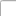
<?xml version="1.0" encoding="UTF-8"?>
<ui version="4.0">
 <class>calculator</class>
 <widget class="QDialog" name="calculator">
  <property name="geometry">
   <rect>
    <x>0</x>
    <y>0</y>
    <width>16</width>
    <height>16</height>
   </rect>
  </property>
  <property name="sizePolicy">
   <sizepolicy hsizetype="Preferred" vsizetype="Preferred">
    <horstretch>0</horstretch>
    <verstretch>0</verstretch>
   </sizepolicy>
  </property>
  <widget class="QWidget" name="centralWidget">
   <widget class="QRadioButton" name="radioButtonSimple">
    <property name="geometry">
     <rect>
      <x>0</x>
      <y>0</y>
      <width>84</width>
      <height>22</height>
     </rect>
    </property>
    <property name="text">
     <string>Обычный</string>
    </property>
   </widget>
   <widget class="QRadioButton" name="radioButtonCompl">
    <property name="geometry">
     <rect>
      <x>0</x>
      <y>0</y>
      <width>105</width>
      <height>22</height>
     </rect>
    </property>
    <property name="text">
     <string>Инженерный</string>
    </property>
   </widget>
   <widget class="QLineEdit" name="lineEdit"/>
  </widget>
 </widget>
 <layoutdefault spacing="6" margin="11"/>
 <resources/>
 <connections/>
</ui>
